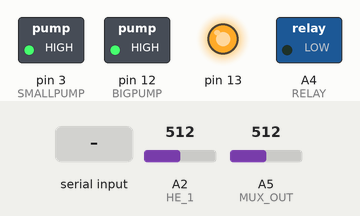
Bench run of a sketch on a simulated Arduino Uno, built with avr-gcc and run on an emulated ATmega328P. Shown: switched loads named in the sketch (green lamp = pin HIGH), output pins drawn as LEDs (lit = HIGH). Dashed ring = blinking. The inputs (shaded band) are chosen by the test bench; at power-on: A2 (HE_1) = 512, A5 (MUX_OUT) = 512. Pins used as bus, display or sensor lines are not drawn; what the sketch prints to the serial monitor is not drawn.

Above: at 1.29 s.
1.3 s: "0" received over Serial
At 2.2 s:
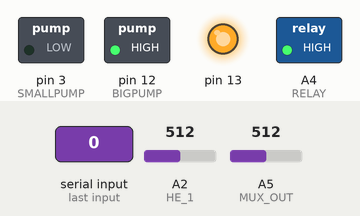
At 2.75 s:
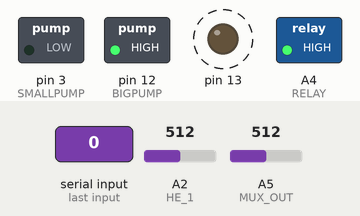
7.3 s: A2 (HE_1) set to 990
10.3 s: A2 (HE_1) set to 1014
13.3 s: "1" received over Serial
At 13.8 s:
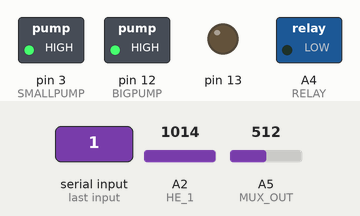
Timing chart, 0 to 20.3 s (numbered marks = the images above; inputs shaded):
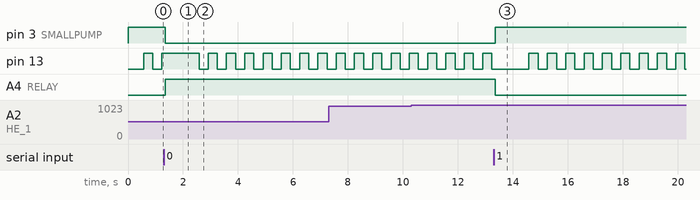

The sketch:

mainBigPumpAlwaysOn.ino
```cpp
#define MUX_SEL_0 5
#define MUX_SEL_1 7
#define MUX_SEL_2 9

#define MUX_EN_0 10
#define MUX_EN_1 11

#define SMALLPUMP 3
#define BIGPUMP 12
#define PAS 255
#define HE_1 A2
#define HE_2 A3

#define RELAY A4

#define MUX_OUT A5

float muxVals[16] = {};
float volVals[16] = {};
int rawVals[16] = {};
bool led = LOW;
bool error = false;
bool first = true;
float errVol = 0;
bool start = true;

float minVol, avgVol, totalVol;
int minIndex, errCell;
int rawCurrent, finalCurrent;
bool bigPump;

// the setup function runs once when you press reset or power the board
void setup() {
  // initialize digital pin 13 as an output.
  pinMode(MUX_SEL_0, OUTPUT);
  pinMode(MUX_SEL_1, OUTPUT);
  pinMode(MUX_SEL_2, OUTPUT);
  pinMode(MUX_EN_0, OUTPUT);
  pinMode(MUX_EN_1, OUTPUT);
  pinMode(13, OUTPUT);

  pinMode(HE_1, INPUT);
  pinMode(HE_2, INPUT);

  pinMode(SMALLPUMP, OUTPUT);
  pinMode(BIGPUMP, OUTPUT);
  pinMode(RELAY, OUTPUT);

  analogWrite(SMALLPUMP, PAS);
  digitalWrite(RELAY, LOW);
  digitalWrite(BIGPUMP, HIGH);

  //Serial1.begin(9600);
  Serial.begin(9600);

}

// the loop function runs over and over again forever
void loop() {
  for (uint8_t muxSel = 0; muxSel < 16; muxSel ++){
    digitalWrite(MUX_SEL_0, muxSel & 1);
    digitalWrite(MUX_SEL_1, (muxSel & 2) >> 1);
    digitalWrite(MUX_SEL_2, (muxSel & 4) >> 2);
    digitalWrite(MUX_EN_0, (muxSel & 8) >> 3);
    digitalWrite(MUX_EN_1, ((~muxSel) & 8) >> 3);
    delay(5);
    rawVals[muxSel] = analogRead(MUX_OUT);
    muxVals[muxSel] = (float)rawVals[muxSel] / 1023 * 16.921;
  }
  //Serial1.write(12);
  Serial.write(12);
  qsort(muxVals, 16, sizeof (float), compar);
  volVals[0] = muxVals[0];
  //Serial1.print("0: ");
  Serial.print("0: ");
  //Serial1.print((float)volVals[0]);
  Serial.print((float)volVals[0]);
  //Serial1.print("V\t");
  Serial.print("V\t");
  for (int i = 1; i < 16; ++i){
    volVals[i] = muxVals[i] - muxVals[i-1];
    //Serial1.print(i);
    Serial.print(i);
    //Serial1.print(": ");
    Serial.print(": ");
    //Serial1.print((float)volVals[i]);
    Serial.print((float)volVals[i]);
    //Serial1.print("V     ");
    Serial.print("V     ");
  }

  // Debug LED -
  digitalWrite(13, led);
  led = !led;

  // Getting derivatives
  //Serial1.print(led);
  Serial.print(led);
  minIndex = get_min(volVals, 16);
  minVol = volVals[minIndex];
  totalVol = get_total(volVals,  16);
  avgVol = get_avg(volVals, 16);
  qsort(rawVals, 16, sizeof(int), compar);

  rawCurrent = analogRead(HE_1);
  //finalCurrent = rawCurrent / 1023 * 3.3;

  //Serial1.println("\t");

  //Serial1.print("min: ");
  //Serial1.print(minVol);
  //Serial1.print("\ton cell ");
  //Serial1.println(minIndex);

  //Serial1.print("total: ");
  //Serial1.println(totalVol);

  //Serial1.print("average: ");
  //Serial1.println(avgVol);

  //Serial1.print("raw max: ");
  //Serial1.println(rawVals[15]);

  //Serial1.print("raw current: ");
  //Serial1.println(rawCurrent);

  Serial.println("\t");

  Serial.print("min: ");
  Serial.print(minVol);
  Serial.print("\ton cell ");
  Serial.println(minIndex);

  Serial.print("total: ");
  Serial.println(totalVol);

  Serial.print("average: ");
  Serial.println(avgVol);

  Serial.print("raw max: ");
  Serial.println(rawVals[15]);

  Serial.print("raw current: ");
  Serial.println(rawCurrent);

//
//  if (Serial1.available()){
//    Serial1.print("Serial1 received - ");
//    unsigned char killMe = Serial1.read();
//
//    if (killMe == '1'){
//      Serial1.println("Starting");
//      start = true;
//      error = false;
//      first = true;
//      analogWrite(SMALLPUMP, PAS); // 30%
//      digitalWrite(RELAY, LOW);
//    }
//    else if (killMe == '0'){
//      Serial1.println("Stopping");
//      start = false;
//      digitalWrite(SMALLPUMP, LOW);
//      digitalWrite(RELAY, HIGH);
//      digitalWrite(BIGPUMP, HIGH);
//      bigPump = false;
//    }
//
//    delay(1000);
//  }

  digitalWrite(bigPump, HIGH);

  if (Serial.available()){
    Serial.print("Serial1 received - ");
    unsigned char killMe = Serial.read();

    if (killMe == '1'){
      Serial.println("Starting");
      start = true;
      error = false;
      first = true;
      analogWrite(SMALLPUMP, PAS); // 30%
      digitalWrite(RELAY, LOW);
      digitalWrite(BIGPUMP, HIGH);
    }
    else if (killMe == '0'){
      Serial.println("Stopping");
      start = false;
      digitalWrite(SMALLPUMP, LOW);
      digitalWrite(RELAY, HIGH);
      digitalWrite(BIGPUMP, HIGH);
      bigPump = false;
    }

    delay(1000);
  }


  if (start){
    if (!first){
      // control logic
      if (error) {
        //Serial1.print("-ERROR- IN ERROR STATE Voltage: ");
        //Serial1.print(errVol);
        //Serial1.print(" Cell: ");
        //Serial1.print(errCell);

        Serial.print("-ERROR- IN ERROR STATE Voltage: ");
        Serial.print(errVol);
        Serial.print(" Cell: ");
        Serial.print(errCell);
        return;
      }

      // Pump logic
      if (/*!bigPump &&*/ minVol < 0.7 ) {
        digitalWrite(BIGPUMP, HIGH);
        bigPump = true;
      } else if (bigPump, minVol > 0.75) {
        bigPump = false;
        digitalWrite(BIGPUMP, HIGH);
      }

      if ( minVol < 0.5 ) {
        digitalWrite(RELAY, HIGH);
        digitalWrite(SMALLPUMP, LOW);
        digitalWrite(BIGPUMP, LOW);
        bigPump = false;
        //Serial1.print("-ERROR- Minimum voltage is lower than 0.5V");
        Serial.print("-ERROR- Minimum voltage is lower than 0.5V");
        errVol = minVol;
        errCell = minIndex;
        error = true;
      }
    } else if (totalVol > 12) {
      first = false;
      delay(3000);
    } else {
      //digitalWrite(SMALLPUMP, HIGH);
      analogWrite(SMALLPUMP, PAS); // 30%
      digitalWrite(RELAY, LOW);
      digitalWrite(BIGPUMP, HIGH);
      //Serial1.println("In init");
      Serial.println("In init");
    }

  } else {
      //Serial1.println("Stopped");
      Serial.println("Stopped");
  }

}

int compar (const void* p1, const void* p2){
  if(*(float*)p1 < *(float*)p2) return -1;
  if(*(float*)p1 == *(float*)p2) return 0;
  if(*(float*)p1 > *(float*)p2) return 1;
}

int get_min (float arr[], int len){
  float ret = 420;
  bool first_zero = false;
  int i;
  int index;
  for (i = 0; i < len; ++i){
    if (arr[i] <= 0.05 && !first_zero){
      first_zero = true;
      continue;
    }
    if (arr[i] < ret) {
      ret = arr[i];
      index = i;
    }
  }
  return index;
}

float get_total (float arr[], int len){
  float ret = 0;
  for (int i = 1; i < len; ++i){
    ret += arr[i];
  }
  return ret;
}

float get_avg(float arr[], int len){
  int count = 0;
  for (int i = 0; i < len; i ++){
    if (arr[i] != 0)
      count ++;
  }
  return get_total(arr, len) / count;
}
```

Measured:
- after the input at 1.3 s, pin 3 (SMALLPUMP): HIGH → LOW after 0.05 s; A4 (RELAY): LOW → HIGH after 0.05 s
- after the input at 13.3 s, pin 3 (SMALLPUMP): LOW → HIGH after 0.05 s; A4 (RELAY): HIGH → LOW after 0.05 s
- by itself, pin 13: alternates HIGH for 0.33 s and LOW for 0.33 s
